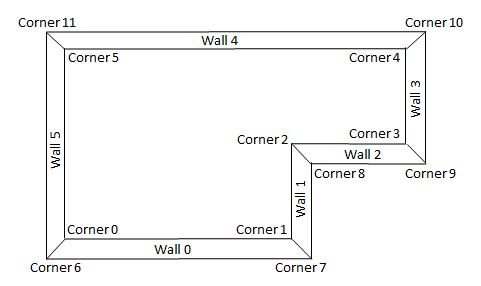
#> input picture practice/teaching-ml-practice/computer_vision/test/image.png, 481 x 286 px
$ python corners.py
#> lines starting #> are read from the running program, lines starting #| are printed output that depends on the picture; after the words box and inside, x2 and y2 are one past the last pixel; in counts of white or black regions, pixels touching at a corner belong together
import cv2
import numpy as np
from matplotlib import pyplot as plt

# Загрузка изображения
image = cv2.imread('test/image.png')
#> image is the input picture: shape (286, 481, 3); mean B, G, R 246.2, 246.3, 246.3

# Предобработка
gray = cv2.cvtColor(image, cv2.COLOR_BGR2GRAY)
blurred = cv2.GaussianBlur(gray, (5, 5), 0)
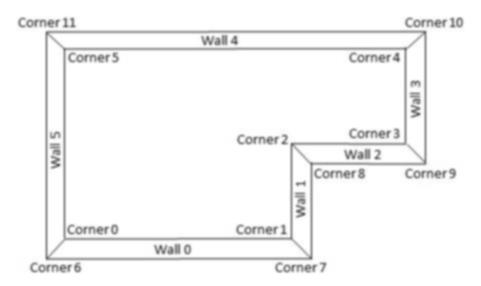
#> blurred: shape (286, 481); min 98, max 255, mean 246.3
edged = cv2.Canny(blurred, 75, 200)
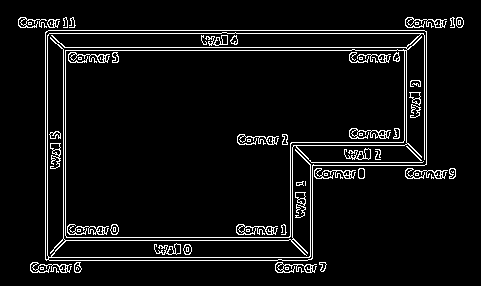
#> edged: shape (286, 481); 6.1% white in thin lines or dots, all inside (x1, y1, x2, y2) = (18, 17, 464, 273)

# Нахождение контуров
contours, _ = cv2.findContours(edged.copy(), cv2.RETR_EXTERNAL, cv2.CHAIN_APPROX_SIMPLE)
#> contours = 23 contours, 10 with area under 20; largest, box (x1, y1, x2, y2) and area: (45, 30, 427, 261) 76783, (275, 262, 317, 273) 146, (314, 168, 356, 179) 122, (30, 262, 72, 273) 122, (405, 168, 448, 179) 121

# Аппроксимация контуров и преобразование в полигоны
polygons = [cv2.approxPolyDP(contour, epsilon=0.01*cv2.arcLength(contour, True), closed=True) for contour in contours]
#> polygons = 23 contours, 10 with area under 20; largest, box (x1, y1, x2, y2) and area: (45, 30, 427, 261) 75983, (30, 262, 72, 273) 158, (275, 262, 317, 273) 154, (314, 168, 356, 179) 154, (405, 168, 448, 179) 152

# Визуализация
plt.figure(figsize=(300, 300))
for polygon in polygons:
    plt.plot(*zip(*np.append(polygon, [polygon[0]], axis=0)), marker='o')
#> this loop made 23 passes
#> polygon on passes 1, 2, 8, 9, 15, 16: [[285, 267], [285, 269], [288, 269], [288, 267]], [[40, 267], [40, 269], [43, 269], [43, 267]], [[415, 173], [415, 175], [418, 175], [418, 173]], [[324, 173], [324, 175], [327, 175], [327, 173]], [[415, 22], [415, 24], [418, 24], [418, 22]], [[28, 22], [28, 24], [31, 24], [31, 22]]

plt.grid(True)
plt.title("Visualizing Polygons")
plt.savefig("test/corners.png")
